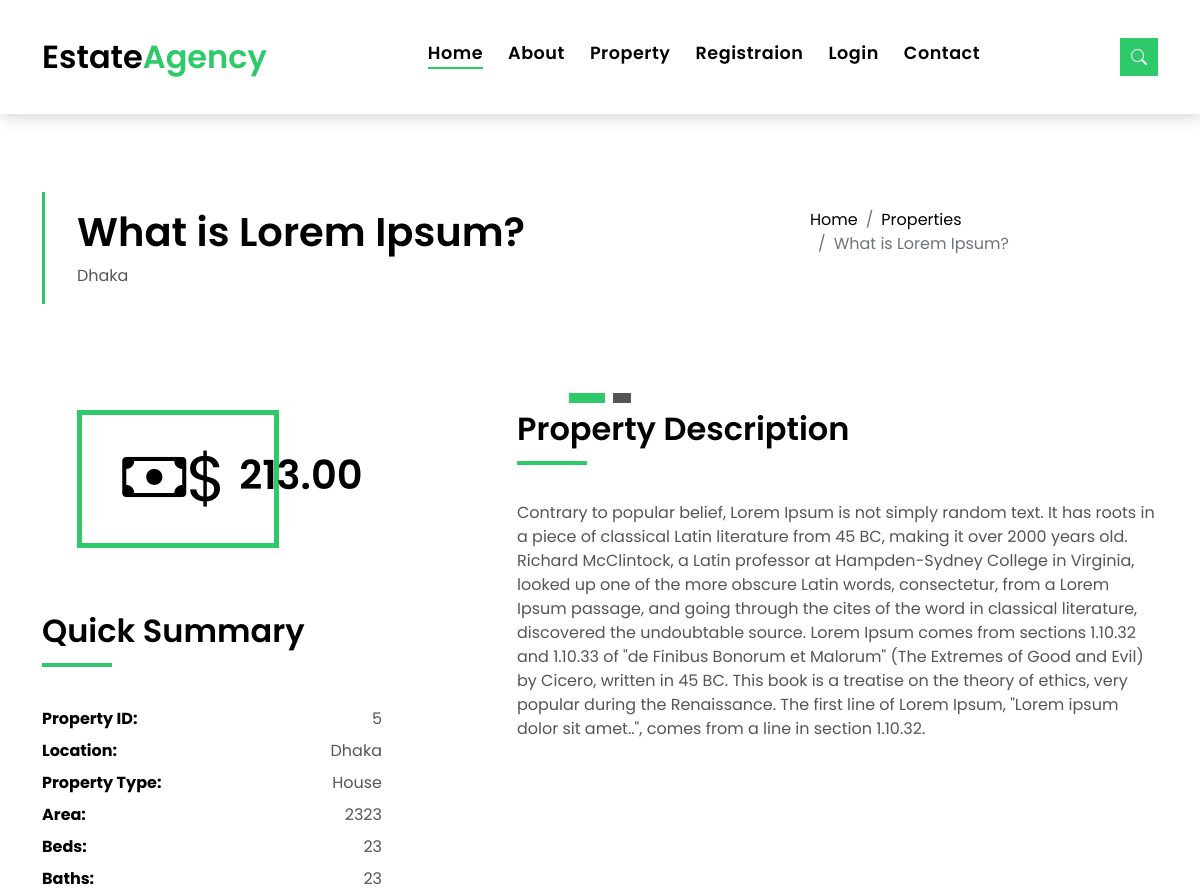
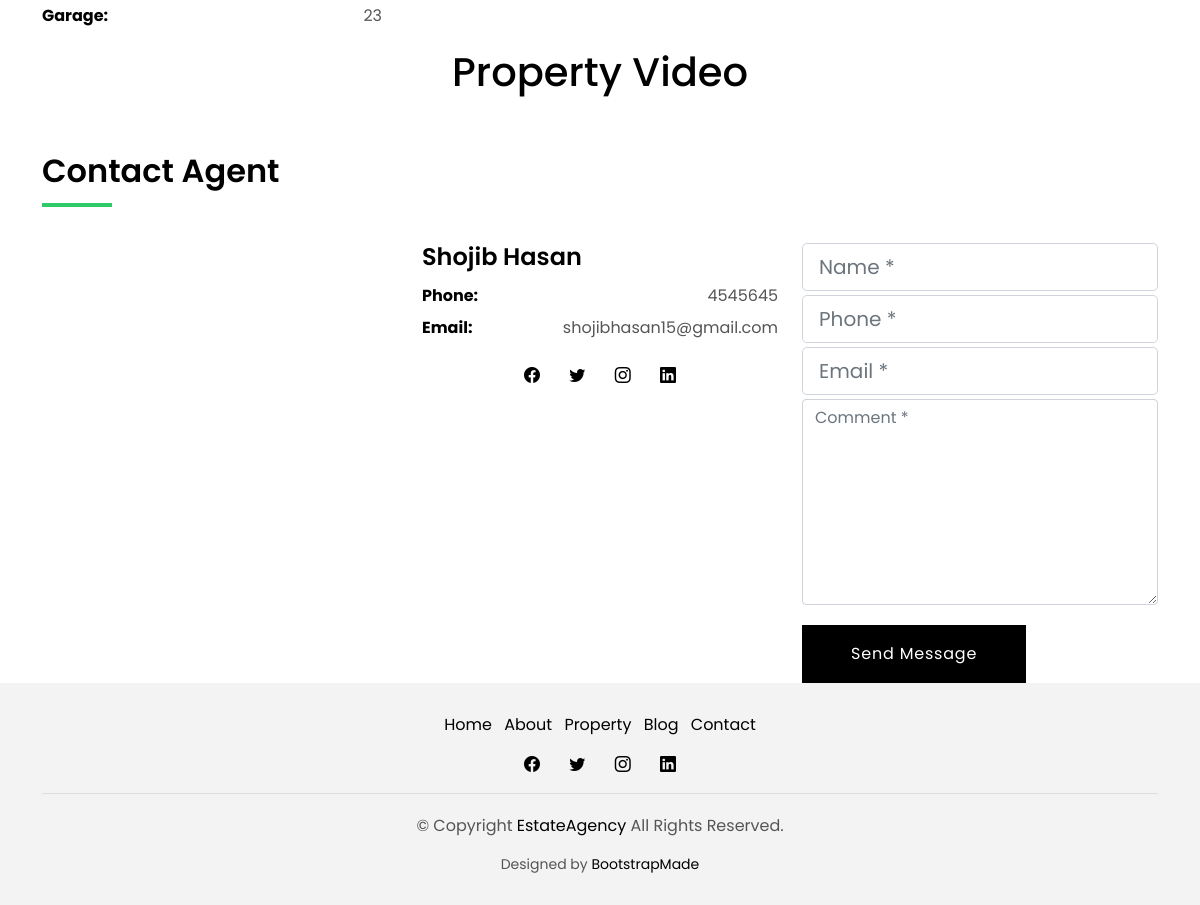
/property/5, run on the app's committed database (2 pictures, top to bottom).
### home/models.py (models this page shows, shortened)
class Property(models.Model):
    user = models.ForeignKey(User,on_delete=models.CASCADE,blank=True,null=True)
    name = models.CharField(max_length=250)
    description = models.TextField()
    price = models.DecimalField(max_digits=10,decimal_places=2)
    image = models.ImageField(upload_to="property/")
    location = models.CharField(max_length=250)
    property_type =models.CharField(max_length=250)
    area = models.CharField(max_length=250)
    beds = models.CharField(max_length=250)
    baths =models.CharField(max_length=250)
    garage =models.CharField(max_length=250)
    video = EmbedVideoField(blank=True,null=True)
    date_added = models.DateField(auto_now_add=True)
    is_publish = models.BooleanField(default=False)
    class Meta:
        ordering = ('-date_added',)

### accounts/models.py (models this page shows)
class User(AbstractUser):
    username=None
    last_name = None
    email = models.EmailField(unique=True)
    phone = models.CharField(max_length=15)
    first_name = models.CharField(max_length=50)
    image = models.ImageField(upload_to='user',blank=True,null=True)
    address = models.CharField(max_length=100,blank=True,null=True)
    USERNAME_FIELD = 'email'
    REQUIRED_FIELDS = []
    objects=UserManager()

### home/views.py (the view)
# urls.py: path('property/<int:id>',views.single_property,name="single_property"),
def single_property(request,id):
    property = Property.objects.get(id=id)
    context = {
        'property':property
    }
    return render(request,'home/single_property.html',context)

### templates/home/single_property.html (shortened to what this page needs)
{% extends 'base.html' %}
{% load static %}
{% load humanize %}
{% load embed_video_tags %}
{% block content %}
<main id="main">
    <section class="intro-single">
      <div class="container">
        <div class="row">
          <div class="col-md-12 col-lg-8">
            <div class="title-single-box">
              <h1 class="title-single">{{property.name}}</h1>
              <span class="color-text-a">{{property.location}}</span>
            </div>
          </div>
          <div class="col-md-12 col-lg-4">
            <nav aria-label="breadcrumb" class="breadcrumb-box d-flex justify-content-lg-end">
              <ol class="breadcrumb">
                <li class="breadcrumb-item">
                  <a href="/">Home</a>
                </li>
                <li class="breadcrumb-item">
                  <a href="{% url 'all_property' %}">Properties</a>
                </li>
                <li class="breadcrumb-item active" aria-current="page">
                  {{property.name}}
                </li>
              </ol>
            </nav>
          </div>
        </div>
      </div>
    </section>
    <section class="property-single nav-arrow-b">
      <div class="container">
        <div class="row justify-content-center">
          <div class="col-lg-8">
            <div id="property-single-carousel" class="swiper">
              <div class="swiper-wrapper">
                <div class="carousel-item-b swiper-slide">
                </div>
              </div>
            </div>
            <div class="property-single-carousel-pagination carousel-pagination"></div>
          </div>
        </div>
        <div class="row">
          <div class="col-sm-12">
            <div class="row justify-content-between">
              <div class="col-md-5 col-lg-4">
                <div class="property-price d-flex justify-content-center foo">
                  <div class="card-header-c d-flex">
                    <div class="card-box-ico">
                      <span class="bi bi-cash">$</span>
                    </div>
                    <div class="card-title-c align-self-center">
                      <h5 class="title-c">{{property.price}}</h5>
                    </div>
                  </div>
                </div>
                <div class="property-summary">
                  <div class="row">
                    <div class="col-sm-12">
                      <div class="title-box-d section-t4">
                        <h3 class="title-d">Quick Summary</h3>
                      </div>
                    </div>
                  </div>
                  <div class="summary-list">
                    <ul class="list">
                      <li class="d-flex justify-content-between">
                        <strong>Property ID:</strong>
                        <span>{{property.id}}</span>
                      </li>
                      <li class="d-flex justify-content-between">
                        <strong>Location:</strong>
                        <span>{{property.location}}</span>
                      </li>
                      <li class="d-flex justify-content-between">
                        <strong>Property Type:</strong>
                        <span>{{property.property_type}}</span>
                      </li>
                      <li class="d-flex justify-content-between">
                        <strong>Area:</strong>
                        <span>{{property.area}}
                        </span>
                      </li>
                      <li class="d-flex justify-content-between">
                        <strong>Beds:</strong>
                        <span>{{property.beds}}</span>
                      </li>
                      <li class="d-flex justify-content-between">
                        <strong>Baths:</strong>
                        <span>{{property.baths}}</span>
                      </li>
                      <li class="d-flex justify-content-between">
                        <strong>Garage:</strong>
                        <span>{{property.garage}}</span>
                      </li>
                    </ul>
                  </div>
                </div>
              </div>
              <div class="col-md-7 col-lg-7 section-md-t3">
                <div class="row">
                  <div class="col-sm-12">
                    <div class="title-box-d">
                      <h3 class="title-d">Property Description</h3>
                    </div>
                  </div>
                </div>
                <div class="property-description">
                  <p class="description color-text-a no-margin">
                    {{property.description | safe}}
                  </p>
                </div>
              </div>
            </div>
          </div>
          <div class="col-md-10 offset-md-1">
            {% if property.video %}
            <center><h1>Property Video</h1></center>
            {% endif %}
          </div>
          <div class="col-md-12">
            <div class="row section-t3">
              <div class="col-sm-12">
                <div class="title-box-d">
                  <h3 class="title-d">Contact Agent</h3>
                </div>
              </div>
            </div>
            <div class="row">
              <div class="col-md-6 col-lg-4">
              </div>
              <div class="col-md-6 col-lg-4">
                <div class="property-agent">
                  <h4 class="title-agent">{{property.user.first_name}}</h4>
                  <ul class="list-unstyled">
                    <li class="d-flex justify-content-between">
                      <strong>Phone:</strong>
                      <span class="color-text-a">{{property.user.phone}}</span>
                    </li>
                    <li class="d-flex justify-content-between">
                      <strong>Email:</strong>
                      <span class="color-text-a">{{property.user.email}}</span>
                    </li>
                  </ul>
                  <div class="socials-a">
                    <ul class="list-inline">
                      <li class="list-inline-item">
                        <a href="#">
                          <i class="bi bi-facebook" aria-hidden="true"></i>
                        </a>
                      </li>
                      <li class="list-inline-item">
                        <a href="#">
                          <i class="bi bi-twitter" aria-hidden="true"></i>
                        </a>
                      </li>
                      <li class="list-inline-item">
                        <a href="#">
                          <i class="bi bi-instagram" aria-hidden="true"></i>
                        </a>
                      </li>
                      <li class="list-inline-item">
                        <a href="#">
                          <i class="bi bi-linkedin" aria-hidden="true"></i>
                        </a>
                      </li>
                    </ul>
                  </div>
                </div>
              </div>
              <div class="col-md-12 col-lg-4">
                <div class="property-contact">
                  <form class="form-a" method="POST" action="{% url 'inquary' %}">
                    <div class="row">
                      <div class="col-md-12 mb-1">
                        <div class="form-group">
                          <input type="text" class="form-control form-control-lg form-control-a" id="inputName" name='name' placeholder="Name *" required>
                        </div>
                      </div>
                      <div class="col-md-12 mb-1">
                        <div class="form-group">
                          <input type="number" class="form-control form-control-lg form-control-a" id="inputName" name='phone' placeholder="Phone *" required>
                        </div>
                      </div>
                      <div class="col-md-12 mb-1">
                        <div class="form-group">
                          <input type="email" name='email' class="form-control form-control-lg form-control-a" id="inputEmail1" placeholder="Email *" required>
                        </div>
                      </div>
                      <div class="col-md-12 mb-1">
                        <div class="form-group">
                          <textarea id="textMessage" class="form-control" placeholder="Comment *" name="message" cols="45" rows="8" required></textarea>
                        </div>
                      </div>
                      <div class="col-md-12 mt-3">
                        <button type="submit" class="btn btn-a">Send Message</button>
                      </div>
                    </div>
                  </form>
                </div>
              </div>
            </div>
          </div>
        </div>
      </div>
    </section>
  </main>
{% endblock content %}

### estate_agency/static/css/style.css (style rules this page uses)
body { font-family: "Poppins", sans-serif; color: #555555; }
h1, h2, h3, h4, h5, h6 { color: #000000; }
a { color: #000000; text-decoration: none; transition: all 0.5s ease; }
.color-text-a { text-decoration: none; color: #555555; }
.no-margin { margin: 0; }
.section-t4 { padding-top: 4rem; }
.section-t3 { padding-top: 3rem; }
.title-box-d { padding-bottom: 1.8rem; margin-bottom: 1rem; position: relative; }
.title-box-d .title-d { font-weight: 600; font-size: 2rem; }
.title-box-d .title-d:after { content: ""; position: absolute; width: 70px; height: 4px; background-color: #2eca6a; bottom: 20px; left: 0; }
.carousel-pagination { margin-top: 10px; text-align: center; }
.socials-a { text-decoration: none; }
.socials-a .list-inline-item:not(:last-child) { margin-right: 25px; }
.btn { transition: 0.5s ease; }
.btn.btn-a, .btn.btn-b { border-radius: 0; padding: 1rem 3rem; letter-spacing: 0.05rem; }
.btn.btn-a { text-decoration: none; background-color: #000000; color: #ffffff; }
.intro-single { padding: 12rem 0 3rem; }
.intro-single .title-single-box { padding: 1rem 0 1rem 2rem; }
.intro-single .title-single-box { border-left: 3px solid #2eca6a; }
.intro-single .title-single-box .title-single { font-weight: 600; font-size: 2.2rem; }
@media (min-width: 768px) { .intro-single .title-single-box .title-single { font-size: 2.1rem; } }
@media (min-width: 992px) { .intro-single .title-single-box .title-single { font-size: 2.5rem; } }
.intro-single .breadcrumb-box { padding: 1rem 0 0 0.5rem; }
.intro-single .breadcrumb { background-color: transparent; padding-right: 0; padding-left: 0; }
.property-price { margin: 0 auto; }
.property-price .card-header-c { padding: 0; }
.summary-list { padding-right: 1rem; color: #000000; }
.summary-list .list { padding: 0; line-height: 2; }
.summary-list .list span { color: #555555; }
.property-agent .title-agent { font-weight: 600; }
.property-agent ul { line-height: 2; color: #000000; }
.property-agent .socials-a { text-align: center; }
.card-header-c { padding: 0 1rem 1rem 1rem; }
.card-box-ico { padding: 1rem 3rem 1rem 2.5rem; border: 5px solid #2eca6a; }
.card-box-ico span { font-size: 4rem; color: #000000; }
.title-c { font-size: 2.5rem; font-weight: 600; margin-left: -40px; }
@media (min-width: 768px) { .title-c { font-size: 1.8rem; } }
@media (min-width: 992px) { .title-c { font-size: 2.5rem; } }

### data on the page
Property: name "What is Lorem Ipsum?", location "Dhaka", price "213.00", id "5", property_type "House", area "2323", beds "23", baths "23", garage "23", description "Contrary to popular belief, Lorem Ipsum is not simply random text. It has roots in a piece of classical Latin literature from 45 BC, making it over 2000 years old. Richard McClintock, a Latin professor at Hampden-Sydney College in Virginia, looked up one of the more obscure Latin words, consectetur, from a Lorem Ipsum passage, and going through the cites of the word in classical literature, discovered the undoubtable source. Lorem Ipsum comes from sections 1.10.32 and 1.10.33 of \"de Finibus Bonorum et Malorum\" (The Extremes of Good and Evil) by Cicero, written in 45 BC. This book is a treatise on the theory of ethics, very popular during the Renaissance. The first line of Lorem Ipsum,…", user.first_name "Shojib Hasan", user.phone "4545645", user.email "shojibhasan15@gmail.com"
